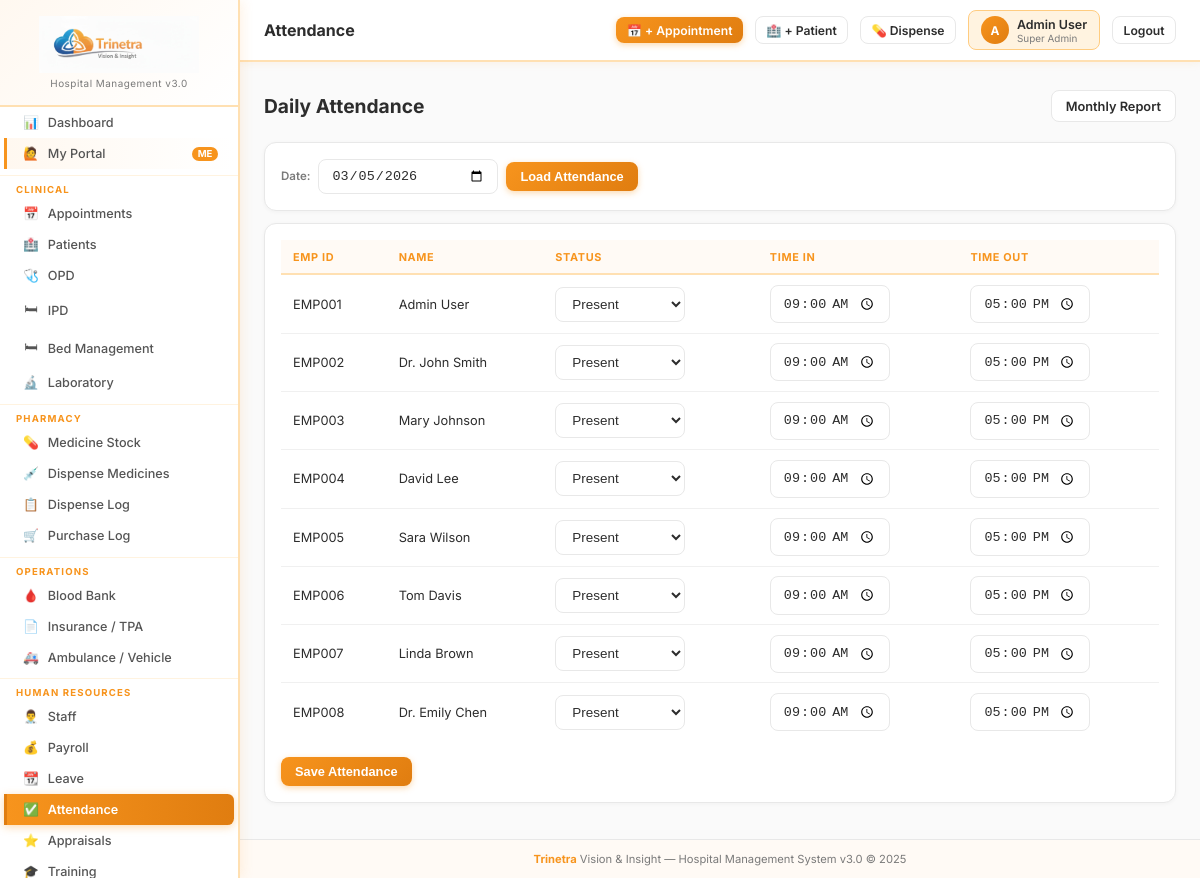
Page /hr/attendance (signed in) on the committed database.
### tables this page shows
CREATE TABLE staff (
    id INTEGER PRIMARY KEY AUTOINCREMENT, employee_id TEXT UNIQUE,
    name TEXT NOT NULL, surname TEXT DEFAULT '', email TEXT UNIQUE,
    password TEXT DEFAULT '', phone TEXT DEFAULT '', mobileno TEXT DEFAULT '',
    gender TEXT DEFAULT '', dob TEXT DEFAULT '', blood_group TEXT DEFAULT '',
    date_of_joining TEXT DEFAULT '', address TEXT DEFAULT '',
    department INTEGER DEFAULT 0, designation INTEGER DEFAULT 0,
    qualification TEXT DEFAULT '', experience TEXT DEFAULT '',
    basic_salary REAL DEFAULT 0, bank_name TEXT DEFAULT '',
    bank_account TEXT DEFAULT '', emergency_contact TEXT DEFAULT '',
    note TEXT DEFAULT '', is_active INTEGER DEFAULT 1,
    created_at TEXT DEFAULT CURRENT_TIMESTAMP,
    FOREIGN KEY (department) REFERENCES department(id)
);

### app.py (the view)
@app.route('/hr/attendance')
@perm_required('hr_attendance','view')
def hr_attendance():
    date_filter = request.args.get('date', date.today().isoformat())
    rows = qdb("SELECT attendance.*,staff.name,staff.surname,staff.employee_id FROM attendance JOIN staff ON staff.id=attendance.staff_id WHERE attendance.date=? ORDER BY staff.employee_id", (date_filter,))
    all_staff = qdb("SELECT * FROM staff WHERE is_active=1 ORDER BY employee_id")
    marked = {r['staff_id']: dict(r) for r in rows}
    return render_template('hr/attendance.html', records=rows, all_staff=all_staff, date_filter=date_filter, marked=marked)

### app.py (called while the page is built)
def get_db():
    db = getattr(g, '_database', None)
    if db is None:
        db = g._database = sqlite3.connect(DATABASE)
        db.row_factory = sqlite3.Row
        db.execute("PRAGMA foreign_keys = ON")
    return db

@app.teardown_appcontext
def close_connection(exception):
    db = getattr(g, '_database', None)
    if db is not None: db.close()

def qdb(query, args=(), one=False):
    cur = get_db().execute(query, args)
    rv = cur.fetchall()
    return (rv[0] if rv else None) if one else rv

def get_user(): return session.get('hospitaladmin', {})

def get_user_permissions():
    user = get_user()
    if not user: return {}
    if user.get('roles') == 'Super Admin':
        return {m: {'view':True,'add':True,'edit':True,'delete':True} for m in ALL_MODULES}
    role_id = user.get('role_id', 0)
    rows = qdb("SELECT module,can_view,can_add,can_edit,can_delete FROM role_permissions WHERE role_id=?", (role_id,))
    return {r['module']: {'view':bool(r['can_view']),'add':bool(r['can_add']),'edit':bool(r['can_edit']),'delete':bool(r['can_delete'])} for r in rows}

def perm_required(module, action='view'):
    def decorator(f):
        @wraps(f)
        def decorated(*args, **kwargs):
            if 'hospitaladmin' not in session:
                return redirect(url_for('login'))
            user = get_user()
            if user.get('roles') == 'Super Admin':
                return f(*args, **kwargs)
            perms = get_user_permissions()
            if not perms.get(module, {}).get(action):
                flash(f'Access denied: {action} permission required for {module}.', 'danger')
                return redirect(url_for('dashboard'))
            return f(*args, **kwargs)
        return decorated
    return decorator

@app.context_processor
def inject_globals():
    user = get_user()
    perms = get_user_permissions() if user else {}
    settings = {}
    if user:
        try:
            rows = qdb("SELECT name,value FROM sch_settings")
            settings = {r['name']: r['value'] for r in rows}
        except: pass
    return dict(current_user=type('U', (), user)() if user else None,
                user_perms=perms, settings=settings,
                ALL_MODULES=ALL_MODULES)

### templates/hr/attendance.html (shortened to what this page needs)
{% extends 'base.html' %}
{% block page_title %}Attendance{% endblock %}
{% block content %}
<div class="page-header">
  <div><h1>Daily Attendance</h1></div>
  <a href="{{ url_for('hr_attendance_report') }}" class="btn btn-secondary">Monthly Report</a>
</div>
<div class="card mb-3"><div class="card-body">
  <form method="GET" class="flex gap-2 items-center">
    <label class="form-label" style="margin:0;">Date:</label>
    <input type="date" name="date" class="form-control" value="{{ date_filter }}" style="width:180px;">
    <button type="submit" class="btn btn-primary">Load Attendance</button>
  </form>
</div></div>
<div class="card"><div class="card-body">
<form method="POST" action="{{ url_for('hr_attendance_mark') }}">
  <div class="table-wrap"><table>
  <thead><tr><th>Emp ID</th><th>Name</th><th>Status</th><th>Time In</th><th>Time Out</th></tr></thead>
  <tbody>
  {% for s in all_staff %}
  {% set rec = records|selectattr('staff_id','equalto',s.id)|first %}
  <tr>
    <td>{{ s.employee_id }}</td>
    <td>{{ s.name }} {{ s.surname }}</td>
    <td>
      <select name="status" class="form-control" style="width:130px;">
        {% for st in ['present','absent','late','half_day','holiday'] %}
        <option value="{{ st }}" {% if rec and rec['status']==st %}selected{% endif %}>{{ st.replace('_',' ').title() }}</option>
        {% endfor %}
      </select>
    </td>
    <td><input type="time" name="time_in_{{ s.id }}" class="form-control" style="width:120px;" value="{{ rec['time_in'] if rec else '09:00' }}"></td>
    <td><input type="time" name="time_out_{{ s.id }}" class="form-control" style="width:120px;" value="{{ rec['time_out'] if rec else '17:00' }}"></td>
  </tr>
  {% endfor %}
  </tbody></table></div>
  {% if user_perms.get('hr_attendance',{}).get('add') %}
  <div class="mt-4"><button type="submit" class="btn btn-primary">Save Attendance</button></div>
  {% endif %}
</form>
</div></div>
{% endblock %}

### templates/base.html (style rules this page uses)
:root { --brand-orange:#F7941D; --brand-orange-dark:#e07d10; --brand-orange-light:#FFF3E0; --brand-blue:#1565C0; --sidebar:#ffffff; --sidebar-border:#ffe0b2; --sidebar-hover:#fff8f0; --sidebar-active-bg:#F7941D; --sidebar-active-text:#ffffff; --topbar:#ffffff; --bg:#fafafa; --card:#ffffff; --border:#e8e8e8; --text:#2d2d2d; --muted:#7a7a7a; --primary:#F7941D; --primary-dark:#e07d10; --success:#2e7d32; --danger:#c62828; --warning:#e65100; --info:#0277bd; --purple:#6a1b9a; }
* { margin:0;padding:0;box-sizing:border-box; }
html,body { height:100%; }
body { font-family:'Inter',system-ui,sans-serif; background:var(--bg); color:var(--text); display:flex; min-height:100vh; overflow-x:hidden; }
.page-header { display:flex;align-items:center;justify-content:space-between; margin-bottom:1.25rem;flex-wrap:wrap;gap:.75rem; }
.page-header h1 { font-size:1.2rem;font-weight:700;color:var(--text); }
.card { background:var(--card); border:1px solid var(--border); border-radius:.75rem; overflow:hidden; margin-bottom:1rem; box-shadow:0 1px 4px rgba(0,0,0,.04); }
.card-body { padding:1rem; }
.table-wrap { overflow-x:auto; }
table { width:100%;border-collapse:collapse;font-size:.8rem; }
thead tr { background:#fffaf5; }
th { padding:.6rem .75rem;text-align:left; font-size:.68rem;font-weight:700; color:var(--brand-orange); text-transform:uppercase;letter-spacing:.06em; white-space:nowrap; border-bottom:2px solid var(--sidebar-border); }
td { padding:.6rem .75rem;border-bottom:1px solid #f0f0f0;vertical-align:middle; }
tr:last-child td { border-bottom:none; }
.form-label { font-size:.72rem;font-weight:600;color:var(--muted); }
.form-control { padding:.5rem .75rem; border:1.5px solid var(--border); border-radius:.5rem; font-size:.84rem; width:100%; background:#fff; transition:.15s; color:var(--text); }
select.form-control { cursor:pointer; }
.btn { display:inline-flex;align-items:center;gap:.4rem; padding:.45rem .875rem;border-radius:.5rem; font-size:.8rem;font-weight:600;cursor:pointer; border:none;text-decoration:none;transition:.15s;white-space:nowrap; }
.btn-primary { background:linear-gradient(135deg,var(--brand-orange),var(--brand-orange-dark));color:#fff;box-shadow:0 2px 6px rgba(247,148,29,.35); }
.btn-secondary { background:#fff;color:var(--text);border:1.5px solid var(--border); }
.flex { display:flex; }
.gap-2 { gap:.5rem; }
.items-center { align-items:center; }
.mt-4 { margin-top:1rem; }
.mb-3 { margin-bottom:.75rem; }

### rows in the picture
staff: employee_id "EMP001", name "Admin", surname "User"
staff: employee_id "EMP002", name "Dr. John", surname "Smith"
staff: employee_id "EMP003", name "Mary", surname "Johnson"
staff: employee_id "EMP004", name "David", surname "Lee"
staff: employee_id "EMP005", name "Sara", surname "Wilson"
staff: employee_id "EMP006", name "Tom", surname "Davis"
staff: employee_id "EMP007", name "Linda", surname "Brown"
staff: employee_id "EMP008", name "Dr. Emily", surname "Chen"

### other values in the picture
{{ current_user.username[:1].upper() if current_user else 'U' }} "A"
{{ current_user.username if current_user else '' }} "Admin User"
{{ current_user.roles if current_user else '' }} "Super Admin"
form field status "Present"
